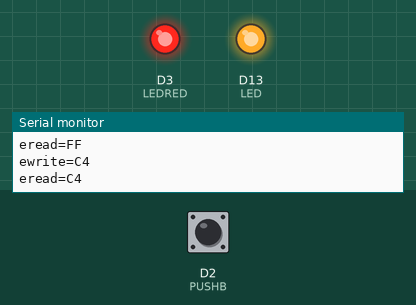
Simulated run of this sketch. Board: Arduino MKR. Shown: output pins drawn as LEDs (lit = HIGH), the last lines printed to the serial monitor. The inputs (shaded band) are chosen by the test bench; at power-on: D2 (PUSHB) HIGH. Pins used as bus, display or sensor lines are not drawn.

Above: at 2.1 s.
At 6.1 s:
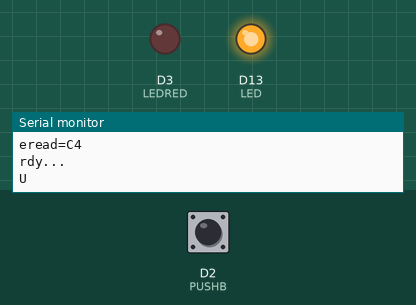
At 12.6 s:
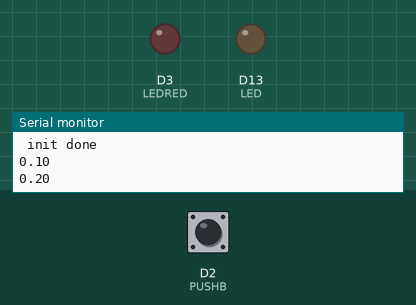
12.7 s: D2 (PUSHB) pulled LOW for 0.15 s
15.7 s: D2 (PUSHB) pulled LOW for 3.2 s
Timing chart, 0 to 26.4 s (numbered marks = the images above; inputs shaded):
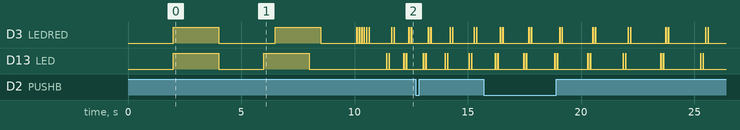

The sketch:

test_redv1.1.ino
```cpp
#include <DueFlashStorage.h>

DueFlashStorage dFS;

#define V1_1 1
#define V1_2 2
#define REDVERS V1_1

#define LED 13
#define LEDRED 3    // wd trig
#define CS_SD 4
#define POWER 5
#define PUSHB 2
#define TEST  7

#if REDVERS==V1_1
  #define POWON LOW
  #define POWOFF HIGH
#endif

#if REDVERS==V1_2
  #define POWON HIGH
  #define POWOFF LOW
#endif

unsigned long dly=0;
uint8_t pushb=0;
char t[]="LH";

void blk(uint8_t led,uint8_t level);

void setup() {
  Serial.begin(115200);
  Serial.print("\nstart...");

  uint8_t eread=0,ewrite;

  eread=dFS.read(0);
  Serial.print("\neread=");Serial.println(eread,HEX);

  ewrite=0xC4;
  dFS.write(0,ewrite);
  eread=dFS.read(0);
  dFS.write(0,0x56);

  Serial.print("ewrite=");Serial.println(ewrite,HEX);
  Serial.print("eread=");Serial.println(eread,HEX);

// tout OFF
  pinMode(LED,OUTPUT);digitalWrite(LED,LOW);
  pinMode(POWER,OUTPUT);digitalWrite(POWER,POWOFF);
  pinMode(CS_SD,OUTPUT);digitalWrite(CS_SD,HIGH);
  pinMode(LEDRED,OUTPUT);digitalWrite(LEDRED,LOW);
  delay(2000);

// tout ON
  digitalWrite(LED,HIGH);
  digitalWrite(POWER,POWON);
  digitalWrite(CS_SD,LOW);
  digitalWrite(LEDRED,HIGH);
  delay(2000);
// tout OFF
  digitalWrite(LED,LOW);
  digitalWrite(POWER,POWOFF);
  digitalWrite(CS_SD,HIGH);
  digitalWrite(LEDRED,LOW);
  delay(2000);

Serial.println("rdy...");

/*pinMode(LED,OUTPUT);digitalWrite(LED,LOW);
pinMode(LEDRED,OUTPUT);digitalWrite(LEDRED,LOW);
pinMode(CS_SD,OUTPUT);digitalWrite(CS_SD,HIGH);
pinMode(POWON,OUTPUT);digitalWrite(POWON,HIGH);
*/
pinMode(PUSHB,INPUT_PULLUP);

digitalWrite(LED,HIGH);Serial.println("U");delay(500);
digitalWrite(LEDRED,HIGH);Serial.println("J");delay(500);
digitalWrite(POWER,POWON);Serial.println("V");delay(500);
digitalWrite(CS_SD,LOW);Serial.println("R");delay(500);

digitalWrite(LED,LOW);delay(500);
digitalWrite(LEDRED,LOW);delay(500);
digitalWrite(CS_SD,HIGH);delay(500);
digitalWrite(POWER,POWOFF);delay(500);

Serial.println(" init done");delay(100);

blk(LEDRED,HIGH);blk(LEDRED,HIGH);blk(LEDRED,HIGH);
digitalWrite(POWER,POWON);
blk(CS_SD,LOW);blk(CS_SD,LOW);blk(CS_SD,LOW);

}

void loop()
{
  dly++;
  Serial.println(((float)dly)/10);

  blk(LED,HIGH);
  blk(LEDRED,HIGH);

  for(uint8_t i=0;i<dly;i++){

    if(digitalRead(PUSHB)==LOW && pushb==1){
      pushb=0;
      Serial.println("PUSH ");}

    if(digitalRead(PUSHB)==HIGH){pushb=1;}

    delay(100);
  }

  blk(CS_SD,LOW);
}

void blk(uint8_t led,uint8_t level)
{
  for(uint8_t i=0;i<2;i++){
    digitalWrite(led,level);delay(10);digitalWrite(led,!level);delay(100);}
}
```

Measured:
- by itself, D3 (LEDRED), D13 (LED): repeats every 1.3 s: LOW 0.10 s, HIGH 0.01 s, LOW 1.1 s, HIGH 0.01 s
